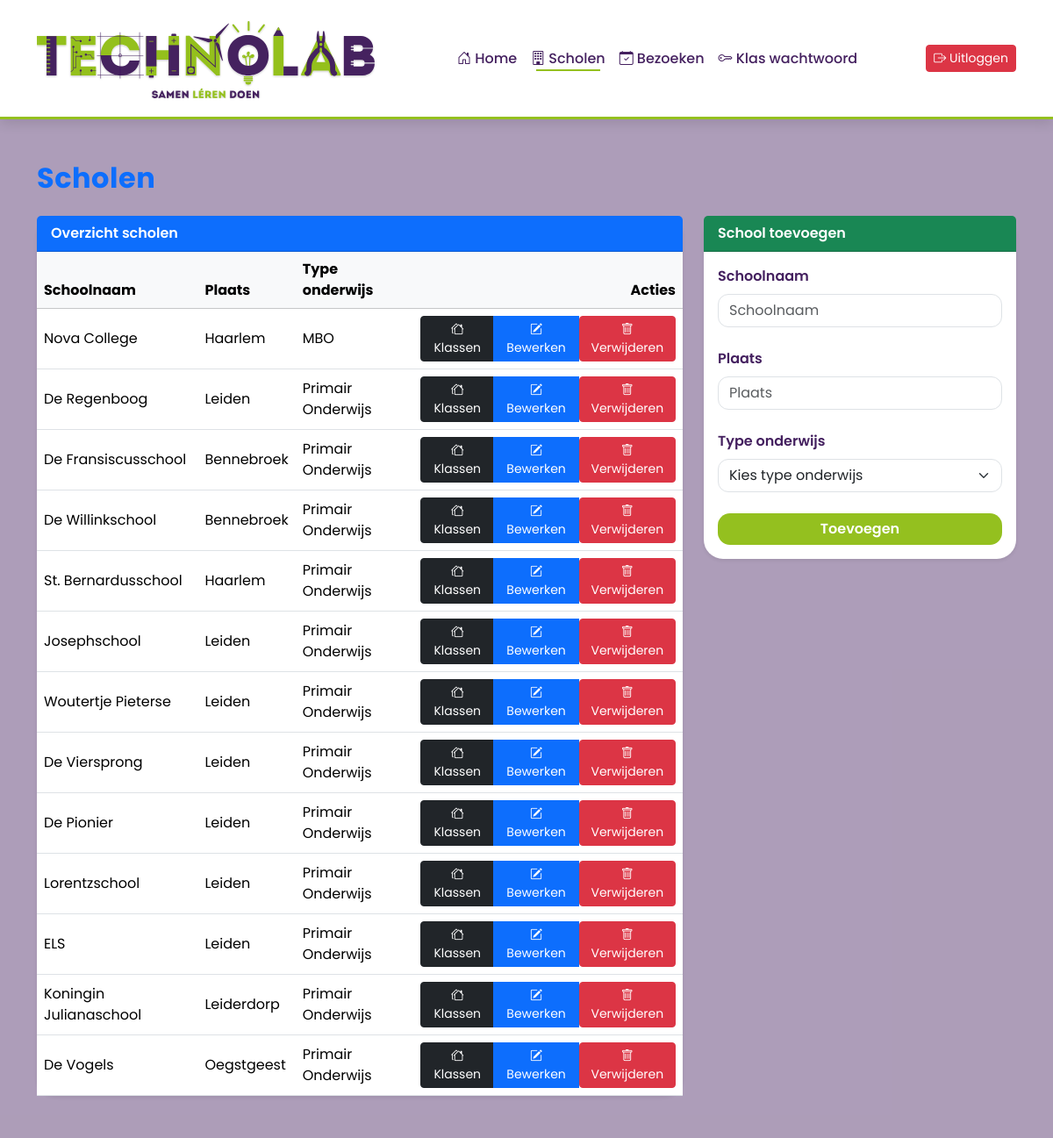
Page /scholen.php (signed in) on the earlier database version.
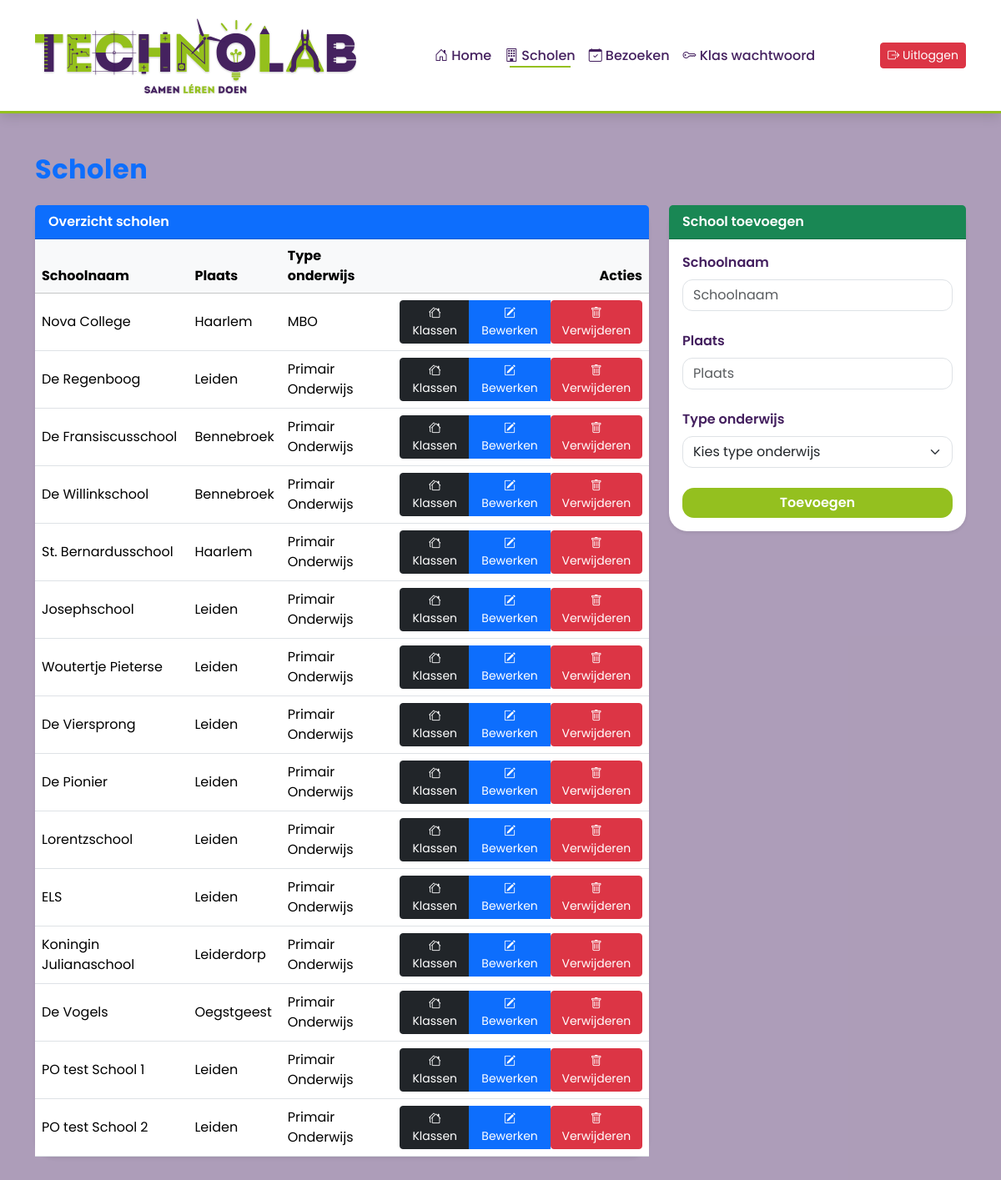
Same page on the later database version.
### tables this page shows
CREATE TABLE `school` (
  `school_id` smallint(6) NOT NULL,
  `schoolnaam` varchar(100) NOT NULL,
  `plaats` varchar(100) NOT NULL,
  `type_onderwijs` set('Primair Onderwijs','Voortgezet Onderwijs','MBO') DEFAULT NULL
);

### includes/functions.php (called while the page is built, shortened)
<?php
function e($waarde): string
{
    return htmlspecialchars((string)$waarde, ENT_QUOTES, 'UTF-8');
}

### scholen.php (the view, shortened to what the changed rows need)
<?php
require 'includes/header.php';
$school_resultaat = $conn->query("SELECT * FROM school");
$gemarkeerde_school_id = null;
?>
<div class="ttr-app">
    <div class="container py-5">
        <div class="row mb-4">
            <div class="col d-flex justify-content-between align-items-center">
                <h2 class="fw-bold text-primary mb-0">Scholen</h2>
            </div>
        </div>
        <div class="row g-4">
            <div class="col-12 col-lg-8">
                <div class="card shadow-sm h-100">
                    <div class="card-body p-0">
                        <div class="table-responsive">
                            <table class="table table-hover align-middle mb-0">
                                <thead class="table-light">
                                    <tr>
                                        <th>Schoolnaam</th>
                                        <th>Plaats</th>
                                        <th>Type onderwijs</th>
                                        <th class="text-end">Acties</th>
                                    </tr>
                                </thead>
                                <tbody>
                                    <?php while ($school = $school_resultaat->fetch_assoc()): ?>
                                        <tr<?= ($gemarkeerde_school_id === (int)$school['school_id']) ? ' class="table-warning"' : '' ?>>
                                            <td><?= e($school['schoolnaam']) ?></td>
                                            <td><?= e($school['plaats']) ?></td>
                                            <td>
                                                <span><?= e($school['type_onderwijs']) ?></span>
                                            </td>
                                            <td class="text-end">
                                                <div class="btn-group" role="group" aria-label="Acties">
                                                    <a href="klassen.php?school_id=<?= (int)$school['school_id'] ?>"
                                                        class="btn btn-dark btn-sm">
                                                        <i class="bi bi-houses"></i> Klassen
                                                    </a>
                                                    <a href="scholen.php?edit=<?= (int)$school['school_id'] ?>"
                                                        class="btn btn-primary btn-sm">
                                                        <i class="bi bi-pencil-square"></i> Bewerken
                                                    </a>
                                                    <form method="post" class="d-inline" onsubmit="return confirm('Weet je het zeker?');">
                                                        <button type="submit" class="btn btn-danger btn-sm">
                                                            <i class="bi bi-trash"></i> Verwijderen
                                                        </button>
                                                    </form>
                                                </div>
                                            </td>
                                            </tr>
                                        <?php endwhile; ?>
                                </tbody>
                            </table>
                        </div>
                    </div>
                </div>
            </div>
        </div>
    </div>
</div>
<?php require 'includes/footer.php'; ?>

Differences in the rows shown:
added school: schoolnaam "PO test School 1", plaats "Leiden", type_onderwijs "Primair Onderwijs"
added school: schoolnaam "PO test School 2", plaats "Leiden", type_onderwijs "Primair Onderwijs"
